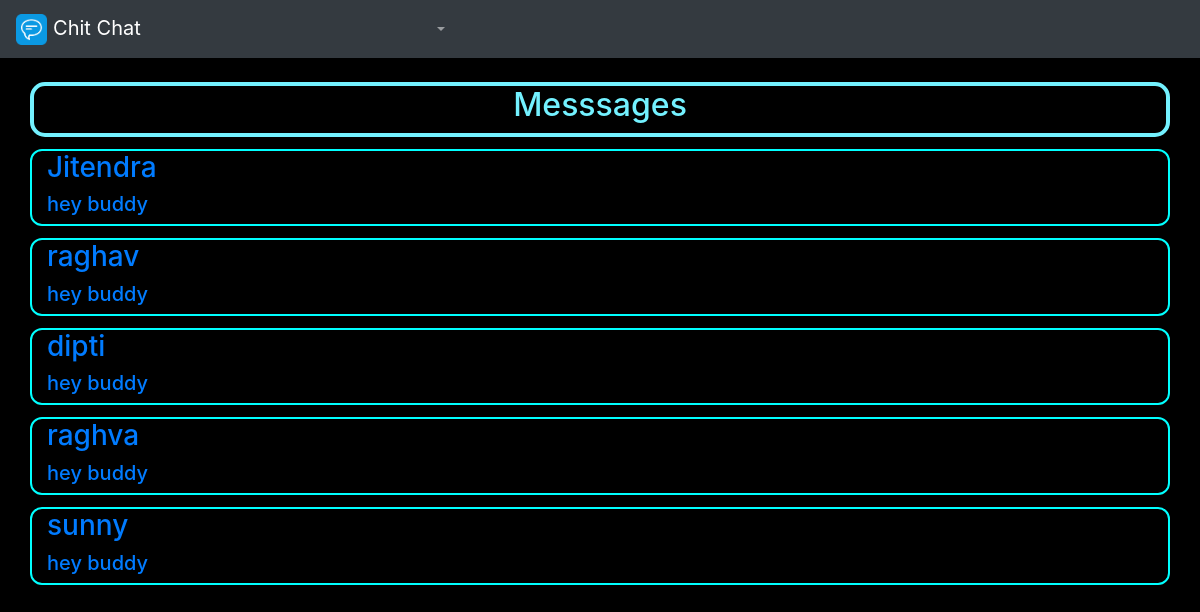
The app's page /user.php, older data.
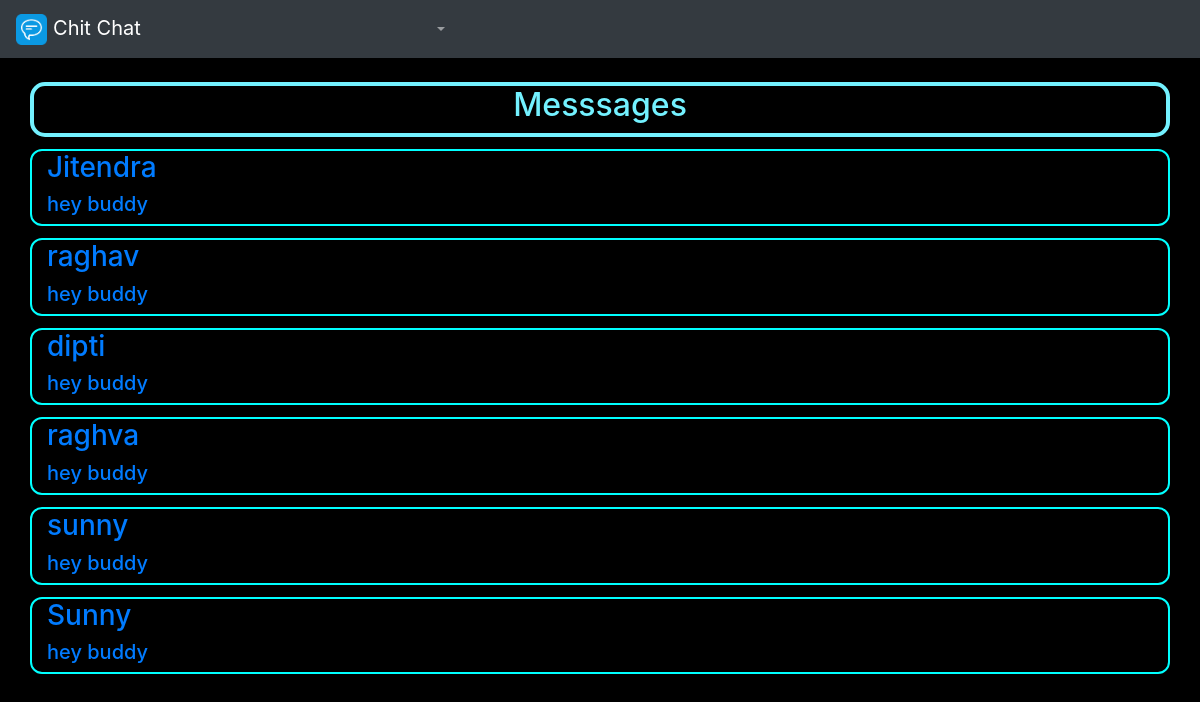
The same page, newer data.
### tables this page shows
CREATE TABLE `signup` (
  `user_id` int(122) NOT NULL,
  `first_name` varchar(20) NOT NULL,
  `last_name` varchar(20) NOT NULL,
  `email` varchar(100) NOT NULL,
  `password` varchar(20) NOT NULL,
  `address1` varchar(200) NOT NULL,
  `address2` varchar(200) NOT NULL,
  `city` varchar(20) NOT NULL,
  `state` varchar(20) NOT NULL
);

### user.php (the view, shortened to what this page needs)
<!DOCTYPE html>
<html>
<head>
<link rel="stylesheet" href="https://maxcdn.bootstrapcdn.com/bootstrap/4.0.0/css/bootstrap.min.css">
</head>
<body style="background-color: #000">
<nav class="navbar navbar-expand-sm bg-dark navbar-dark">
  <a class="navbar-brand" href="Home"><img src="icon.png" style="height: 8%; width: 8%;"> Chit Chat</a>
  <ul class="navbar-nav ">
    <li class="nav-item dropdown " >
      <a class="nav-link dropdown-toggle" href="" id="navbardrop" data-toggle="dropdown">
      </a>
    </li>
  </ul>
</nav>
<div class="container" style="border:4px solid #73f1ff; margin-top: 2%; border-radius: 15px;">
		<h2 style="text-align: center; color:#73f1ff; margin-top: 0px;">Messsages</h2>
        </div>
  <?php
  include 'connection.php';
    $sql_tab="SELECT * FROM signup ";
    $dt=mysqli_query($con,$sql_tab);
    while($row= mysqli_fetch_array($dt,MYSQLI_ASSOC))
    {
      ?>
      <div class="container messagingBox" id="messagesBox" >
        <?php
       echo "<a href=chat.php?nm=".$row['first_name'].">";
       echo "<h3>".$row['first_name']."</h3>
             <h5>hey buddy</h5>";
       echo "</div>";
    }
  ?>
</body>
</body>
</html>

### user.php (style rules this page uses)
.messagingBox { border: 2px solid cyan; border-radius: 12PX; margin-top:1%; }

Row changes from the older to the newer data that the page shows:
added signup: first_name "Sunny"
